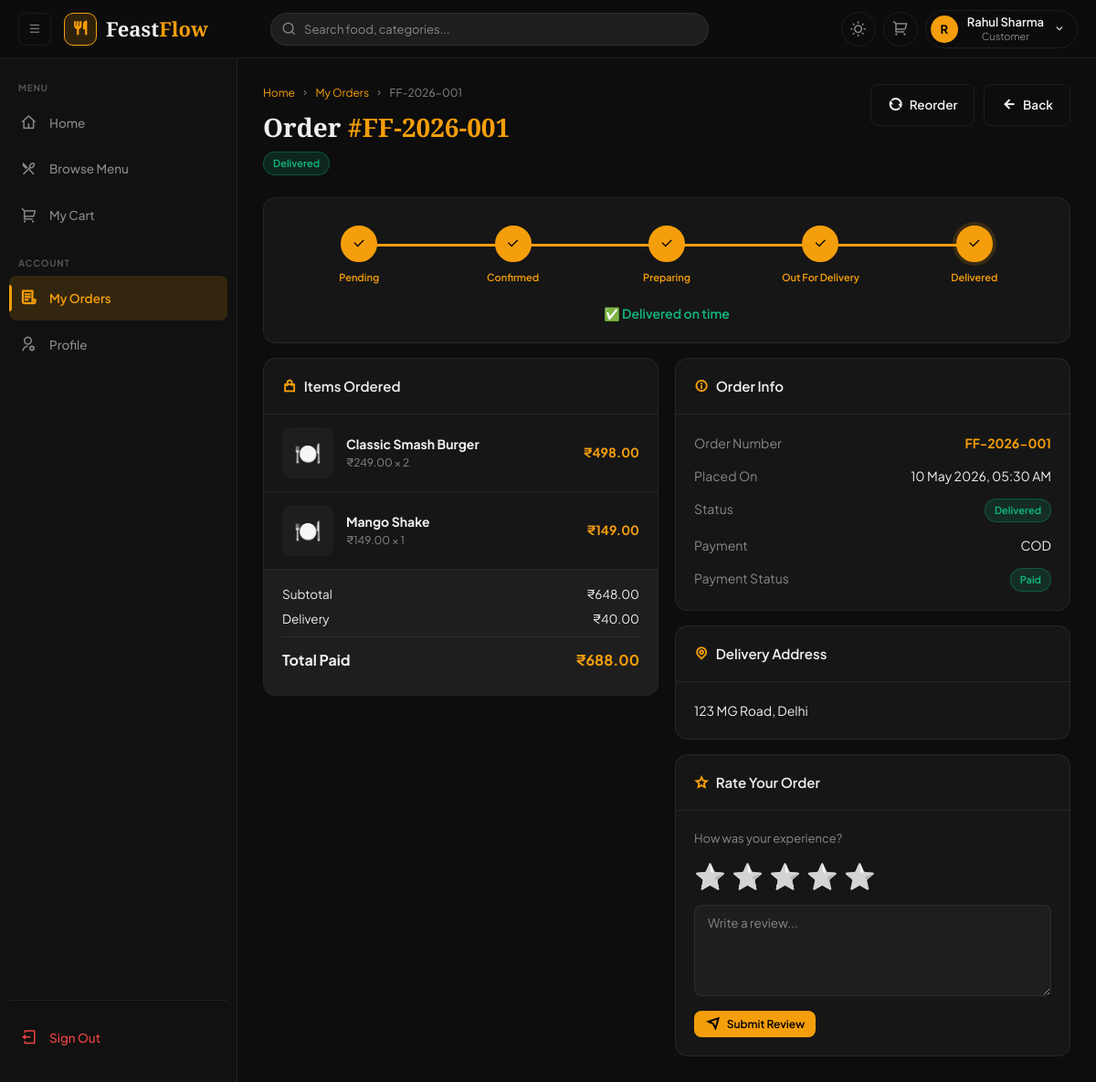
Screenshot of /customer/order-detail.php?id=1 (signed in) with the database file from the repository.
### tables this page shows
CREATE TABLE IF NOT EXISTS `orders` (
    `id`               INT UNSIGNED   NOT NULL AUTO_INCREMENT,
    `user_id`          INT UNSIGNED   NOT NULL,
    `order_number`     VARCHAR(20)    NOT NULL UNIQUE,
    `subtotal`         DECIMAL(10,2)  NOT NULL DEFAULT 0.00,
    `delivery_fee`     DECIMAL(10,2)  NOT NULL DEFAULT 40.00,
    `discount`         DECIMAL(10,2)  NOT NULL DEFAULT 0.00,
    `total`            DECIMAL(10,2)  NOT NULL DEFAULT 0.00,
    `status`           ENUM('pending','confirmed','preparing','out_for_delivery','delivered','cancelled') NOT NULL DEFAULT 'pending',
    `payment_method`   ENUM('cod','upi','card') NOT NULL DEFAULT 'cod',
    `payment_status`   ENUM('pending','paid','refunded') NOT NULL DEFAULT 'pending',
    `delivery_address` TEXT           NOT NULL,
    `notes`            TEXT           NULL,
    `estimated_time`   INT            NULL COMMENT 'Minutes',
    `delivered_at`     TIMESTAMP      NULL,
    `created_at`       TIMESTAMP      NOT NULL DEFAULT CURRENT_TIMESTAMP,
    `updated_at`       TIMESTAMP      NOT NULL DEFAULT CURRENT_TIMESTAMP ON UPDATE CURRENT_TIMESTAMP,
    PRIMARY KEY (`id`),
    INDEX `idx_user`   (`user_id`),
    INDEX `idx_status` (`status`),
    INDEX `idx_order_number` (`order_number`),
    CONSTRAINT `fk_order_user` FOREIGN KEY (`user_id`) REFERENCES `users`(`id`) ON DELETE RESTRICT
);

CREATE TABLE IF NOT EXISTS `order_items` (
    `id`         INT UNSIGNED  NOT NULL AUTO_INCREMENT,
    `order_id`   INT UNSIGNED  NOT NULL,
    `product_id` INT UNSIGNED  NOT NULL,
    `name`       VARCHAR(200)  NOT NULL,
    `price`      DECIMAL(10,2) NOT NULL,
    `quantity`   INT           NOT NULL DEFAULT 1,
    `subtotal`   DECIMAL(10,2) NOT NULL,
    PRIMARY KEY (`id`),
    INDEX `idx_order`   (`order_id`),
    INDEX `idx_product` (`product_id`),
    CONSTRAINT `fk_item_order`   FOREIGN KEY (`order_id`)   REFERENCES `orders`(`id`)   ON DELETE CASCADE,
    CONSTRAINT `fk_item_product` FOREIGN KEY (`product_id`) REFERENCES `products`(`id`) ON DELETE RESTRICT
);

### config/database.php (called while the page is built, shortened)
<?php
function getPDO(): PDO {
    static $pdo = null;
    if ($pdo === null) {
        $dsn = "mysql:host=".DB_HOST.";dbname=".DB_NAME.";charset=".DB_CHARSET;
        $opts = [
            PDO::ATTR_ERRMODE            => PDO::ERRMODE_EXCEPTION,
            PDO::ATTR_DEFAULT_FETCH_MODE => PDO::FETCH_ASSOC,
            PDO::ATTR_EMULATE_PREPARES   => false,
        ];
        try {
            $pdo = new PDO($dsn, DB_USER, DB_PASS, $opts);
        } catch (PDOException $e) {
            error_log("DB Error: " . $e->getMessage());
            die(json_encode(['error' => 'Database connection failed.']));
        }
    }
    return $pdo;
}

### customer/order-detail.php (the view, shortened to what this page needs)
<?php
require_once __DIR__ . '/../includes/auth.php';
require_once __DIR__ . '/../includes/functions.php';
$userId = (int)$_SESSION['user_id'];
$order  = getOrderById((int)($_GET['id']??0), $userId);
$steps = ['pending','confirmed','preparing','out_for_delivery','delivered'];
$currentIdx = array_search($order['status'], $steps);
include __DIR__ . '/../includes/header.php';
?>
<div class="page-header">
  <div>
    <div class="breadcrumb"><a href="<?= APP_URL ?>/customer/dashboard.php">Home</a><i class="ri-arrow-right-s-line"></i><a href="<?= APP_URL ?>/customer/orders.php">My Orders</a><i class="ri-arrow-right-s-line"></i><?= sanitize($order['order_number']) ?></div>
    <h1 class="page-title">Order <span>#<?= sanitize($order['order_number']) ?></span></h1>
    <div style="margin-top:4px"><?= statusBadge($order['status']) ?></div>
  </div>
  <div style="display:flex;gap:10px">
    <a href="?id=<?= $order['id'] ?>&reorder=1" class="btn btn-outline" data-confirm="Add all items to cart?"><i class="ri-refresh-line"></i> Reorder</a>
    <a href="<?= APP_URL ?>/customer/orders.php" class="btn btn-outline"><i class="ri-arrow-left-line"></i> Back</a>
  </div>
</div>
<?php if ($order['status'] !== 'cancelled'): ?>
<div class="card mb-16">
  <div class="card-body">
    <div style="overflow-x:auto">
      <div style="display:flex;align-items:flex-start;min-width:600px;padding:10px 0">
        <?php foreach ($steps as $i => $step): ?>
        <?php $done = $currentIdx !== false && $i <= $currentIdx; $isCurrent = $currentIdx === $i; ?>
        <div style="flex:1;text-align:center;position:relative">
          <?php if ($i < count($steps)-1): ?>
          <div style="position:absolute;top:20px;left:50%;right:-50%;height:3px;background:<?= ($currentIdx!==false&&$i<$currentIdx)?'var(--amber)':'var(--border)' ?>;z-index:0;transition:background 0.3s"></div>
          <?php endif; ?>
          <div style="width:40px;height:40px;border-radius:50%;background:<?= $done?'var(--amber)':'var(--bg-input)' ?>;border:2px solid <?= $done?'var(--amber)':'var(--border)' ?>;display:inline-grid;place-items:center;position:relative;z-index:1;font-size:16px;color:<?= $done?'#000':'var(--text-muted)' ?>;<?= $isCurrent?'box-shadow:0 0 0 4px var(--amber-glow)':'' ?>">
            <?php
            $icons = ['ri-time-line','ri-check-line','ri-fire-line','ri-bike-line','ri-home-4-line'];
            echo $done ? '<i class="ri-check-line"></i>' : '<i class="'.$icons[$i].'"></i>';
            ?>
          </div>
          <div style="font-size:11px;margin-top:8px;color:<?= $done?'var(--amber)':'var(--text-muted)' ?>;font-weight:<?= $done?'600':'400' ?>">
            <?= ucwords(str_replace('_',' ',$step)) ?>
          </div>
        </div>
        <?php endforeach; ?>
      </div>
    </div>
    <?php if (in_array($order['status'],['pending','confirmed','preparing'])): ?>
    <div style="text-align:center;margin-top:10px;font-size:13px;color:var(--text-muted)">
      <i class="ri-timer-line"></i> Estimated delivery: <strong>30–45 minutes</strong>
    </div>
    <?php elseif ($order['status']==='delivered'): ?>
    <div style="text-align:center;margin-top:10px;font-size:14px;color:var(--green);font-weight:600">
      ✅ Delivered on <?= $order['delivered_at'] ? date('d M Y', strtotime($order['delivered_at'])) : 'time' ?>
    </div>
    <?php endif; ?>
  </div>
</div>
<?php endif; ?>
<div class="grid-2" style="gap:18px;align-items:start">
  <div>
    <div class="card mb-16">
      <div class="card-header"><div class="card-title"><i class="ri-shopping-bag-line"></i>Items Ordered</div></div>
      <div class="card-body" style="padding:0">
        <?php foreach ($order['items'] as $item): ?>
        <div style="display:flex;align-items:center;gap:14px;padding:14px 20px;border-bottom:1px solid var(--border)">
          <div style="width:56px;height:56px;border-radius:10px;overflow:hidden;background:var(--bg-input);flex-shrink:0">
            <?php if ($item['image']): ?><img src="<?= APP_URL ?>/assets/uploads/products/<?= sanitize($item['image']) ?>" style="width:100%;height:100%;object-fit:cover">
            <?php else: ?><div style="display:grid;place-items:center;height:100%;font-size:24px">🍽️</div><?php endif; ?>
          </div>
          <div style="flex:1">
            <div class="fw-bold"><?= sanitize($item['name']) ?></div>
            <div class="text-sm text-muted"><?= formatPrice($item['price']) ?> × <?= $item['quantity'] ?></div>
          </div>
          <div class="fw-bold text-amber"><?= formatPrice($item['subtotal']) ?></div>
        </div>
        <?php endforeach; ?>
        <div style="padding:16px 20px;background:var(--bg-input)">
          <div class="summary-row" style="margin-bottom:6px"><span>Subtotal</span><span><?= formatPrice($order['subtotal']) ?></span></div>
          <div class="summary-row" style="margin-bottom:6px"><span>Delivery</span><span><?= $order['delivery_fee']>0?formatPrice($order['delivery_fee']):'<span class="text-success">FREE</span>' ?></span></div>
          <div class="summary-row total" style="margin-top:8px"><span>Total Paid</span><span><?= formatPrice($order['total']) ?></span></div>
        </div>
      </div>
    </div>
  </div>
  <div>
    <div class="card mb-16">
      <div class="card-header"><div class="card-title"><i class="ri-information-line"></i>Order Info</div></div>
      <div class="card-body">
        <div style="display:flex;flex-direction:column;gap:14px">
          <div style="display:flex;justify-content:space-between"><span class="text-muted">Order Number</span><span class="fw-bold text-amber"><?= sanitize($order['order_number']) ?></span></div>
          <div style="display:flex;justify-content:space-between"><span class="text-muted">Placed On</span><span><?= formatDate($order['created_at']) ?></span></div>
          <div style="display:flex;justify-content:space-between"><span class="text-muted">Status</span><span><?= statusBadge($order['status']) ?></span></div>
          <div style="display:flex;justify-content:space-between"><span class="text-muted">Payment</span><span><?= strtoupper($order['payment_method']) ?></span></div>
          <div style="display:flex;justify-content:space-between"><span class="text-muted">Payment Status</span><span><?= statusBadge($order['payment_status']) ?></span></div>
        </div>
      </div>
    </div>
    <div class="card mb-16">
      <div class="card-header"><div class="card-title"><i class="ri-map-pin-line"></i>Delivery Address</div></div>
      <div class="card-body">
        <p style="font-size:14px;line-height:1.6"><?= sanitize($order['delivery_address']) ?></p>
      </div>
    </div>
    <?php if ($order['status'] === 'delivered'): ?>
    <div class="card">
      <div class="card-header"><div class="card-title"><i class="ri-star-line"></i>Rate Your Order</div></div>
      <div class="card-body">
        <div style="font-size:13px;color:var(--text-muted);margin-bottom:12px">How was your experience?</div>
        <div style="display:flex;gap:6px;margin-bottom:14px" id="stars">
          <?php for ($i=1;$i<=5;$i++): ?>
          <button onclick="setRating(<?= $i ?>)" style="background:none;border:none;font-size:28px;cursor:pointer;filter:grayscale(1);transition:filter 0.2s" class="star-btn" data-r="<?= $i ?>">⭐</button>
          <?php endfor; ?>
        </div>
        <textarea class="form-control" id="reviewText" rows="2" placeholder="Write a review..."></textarea>
        <button class="btn btn-primary btn-sm" style="margin-top:10px" onclick="submitReview()"><i class="ri-send-plane-line"></i> Submit Review</button>
      </div>
    </div>
    <?php endif; ?>
  </div>
</div>
<?php include __DIR__ . '/../includes/footer.php'; ?>

### includes/functions.php (shortened to what this page needs)
<?php
function getOrderById(int $id, ?int $userId = null): ?array {
    $sql = "SELECT o.*, u.name AS customer_name, u.email AS customer_email, u.phone AS customer_phone FROM orders o JOIN users u ON o.user_id = u.id WHERE o.id=?";
    $params = [$id];
    if ($userId) { $sql .= " AND o.user_id=?"; $params[] = $userId; }
    $stmt = getPDO()->prepare($sql);
    $stmt->execute($params);
    $order = $stmt->fetch();
    $stmt2 = getPDO()->prepare("SELECT oi.*, p.image FROM order_items oi LEFT JOIN products p ON oi.product_id = p.id WHERE oi.order_id=?");
    $stmt2->execute([$id]);
    $order['items'] = $stmt2->fetchAll();
    return $order;
}
function formatPrice(float $price): string {
    return '₹' . number_format($price, 2);
}
function formatDate(string $date): string {
    return date('d M Y, h:i A', strtotime($date));
}
function sanitize(string $str): string {
    return htmlspecialchars(trim($str), ENT_QUOTES, 'UTF-8');
}
function statusBadge(string $status): string {
    $map = [
        'pending'          => ['class' => 'badge-warning',  'label' => 'Pending'],
        'confirmed'        => ['class' => 'badge-info',     'label' => 'Confirmed'],
        'preparing'        => ['class' => 'badge-primary',  'label' => 'Preparing'],
        'out_for_delivery' => ['class' => 'badge-purple',   'label' => 'Out for Delivery'],
        'delivered'        => ['class' => 'badge-success',  'label' => 'Delivered'],
        'cancelled'        => ['class' => 'badge-danger',   'label' => 'Cancelled'],
        'active'           => ['class' => 'badge-success',  'label' => 'Active'],
        'inactive'         => ['class' => 'badge-secondary','label' => 'Inactive'],
        'paid'             => ['class' => 'badge-success',  'label' => 'Paid'],
        'banned'           => ['class' => 'badge-danger',   'label' => 'Banned'],
    ];
    $b = $map[$status] ?? ['class' => 'badge-secondary', 'label' => ucfirst($status)];
    return "<span class=\"badge {$b['class']}\">{$b['label']}</span>";
}

### assets/css/style.css (style rules this page uses)
:root { --amber: #f59e0b; --amber-light: #fbbf24; --amber-dark: #d97706; --amber-glow: rgba(245, 158, 11, 0.15); --red: #ef4444; --green: #10b981; --blue: #3b82f6; --purple: #8b5cf6; --font-display: 'Playfair Display', Georgia, serif; --font-body: 'Plus Jakarta Sans', sans-serif; --transition: 0.2s ease; --transition-slow: 0.35s cubic-bezier(.4,0,.2,1); --shadow-sm: 0 1px 3px rgba(0,0,0,0.12); --shadow-md: 0 4px 16px rgba(0,0,0,0.18); --shadow-lg: 0 8px 32px rgba(0,0,0,0.24); --shadow-glow: 0 0 20px rgba(245,158,11,0.25); --sidebar-w: 260px; --topbar-h: 64px; --radius: 14px; --radius-sm: 8px; }
[data-theme="dark"] { --bg: #0d0d0d; --bg-card: #161616; --bg-input: #1e1e1e; --bg-hover: #1a1a1a; --bg-sidebar: #111111; --border: rgba(255,255,255,0.07); --border-focus: var(--amber); --text: #f0f0f0; --text-muted: #888888; --text-light: #555555; --topbar-bg: rgba(13,13,13,0.95); --overlay: rgba(0,0,0,0.6); }
*, *::before, *::after { box-sizing: border-box; margin: 0; padding: 0; }
html { scroll-behavior: smooth; }
body { font-family: var(--font-body); background: var(--bg); color: var(--text); font-size: 14px; line-height: 1.6; min-height: 100vh; transition: background var(--transition-slow), color var(--transition-slow); }
a { text-decoration: none; color: inherit; }
button { cursor: pointer; font-family: var(--font-body); }
input, select, textarea { font-family: var(--font-body); }
.page-header { margin-bottom: 24px; display: flex; align-items: flex-start; justify-content: space-between; flex-wrap: wrap; gap: 12px; }
.page-title { font-family: var(--font-display); font-size: 28px; font-weight: 700; }
.page-title span { color: var(--amber); }
.breadcrumb { display: flex; align-items: center; gap: 6px; font-size: 12px; color: var(--text-muted); margin-bottom: 6px; }
.breadcrumb a { color: var(--amber); }
.breadcrumb i { font-size: 10px; }
.card { background: var(--bg-card); border: 1px solid var(--border); border-radius: var(--radius); overflow: hidden; transition: background var(--transition-slow), border-color var(--transition); }
.card-header { padding: 18px 20px; border-bottom: 1px solid var(--border); display: flex; align-items: center; justify-content: space-between; gap: 12px; }
.card-title { font-size: 15px; font-weight: 600; display: flex; align-items: center; gap: 8px; }
.card-title i { color: var(--amber); }
.card-body { padding: 20px; }
.badge { display: inline-flex; align-items: center; gap: 4px; padding: 3px 10px; border-radius: 50px; font-size: 11px; font-weight: 600; white-space: nowrap; }
.badge-success { background: rgba(16,185,129,0.15); color: var(--green); border: 1px solid rgba(16,185,129,0.3); }
.btn { display: inline-flex; align-items: center; gap: 7px; padding: 9px 18px; border-radius: var(--radius-sm); font-size: 13.5px; font-weight: 600; border: none; cursor: pointer; transition: all var(--transition); white-space: nowrap; text-decoration: none; }
.btn i { font-size: 16px; }
.btn-primary { background: var(--amber); color: #000; }
.btn-outline { background: none; border: 1px solid var(--border); color: var(--text); }
.btn-sm { padding: 6px 12px; font-size: 12px; }
.form-control { width: 100%; padding: 10px 14px; background: var(--bg-input); border: 1px solid var(--border); border-radius: var(--radius-sm); color: var(--text); font-size: 13.5px; transition: all var(--transition); }
.form-control::placeholder { color: var(--text-muted); }
textarea.form-control { resize: vertical; min-height: 100px; }
.summary-row { display: flex; justify-content: space-between; font-size: 13.5px; margin-bottom: 10px; }
.summary-row.total { font-size: 16px; font-weight: 700; padding-top: 12px; border-top: 1px solid var(--border); margin-top: 4px; }
.summary-row.total span:last-child { color: var(--amber); }
.text-amber { color: var(--amber); }
.text-muted { color: var(--text-muted); }
.text-sm { font-size: 12px; }
.fw-bold { font-weight: 700; }
.mb-16 { margin-bottom: 16px; }
.grid-2 { display: grid; grid-template-columns: 1fr 1fr; gap: 16px; }

### rows the page displays
orders: order_number "FF-2026-001", status "Delivered Delivered Paid", subtotal "₹648.00", delivery_fee "₹40.00", total "₹688.00", created_at "10 May 2026, 05:30 AM", payment_method "COD", delivery_address "123 MG Road, Delhi"
order_items: name "Classic Smash Burger", price "₹249.00", quantity "2", subtotal "₹498.00"
order_items: name "Mango Shake", price "₹149.00", quantity "1", subtotal "₹149.00"

### other values shown
substr($_SESSION['user_name'] ?? 'U', 0, 1) "R"
$_SESSION['user_name'] "Rahul Sharma"
$_SESSION['user_role'] "Customer"
str_replace('_',' ',$step) "Pending"
str_replace('_',' ',$step) "Confirmed"
str_replace('_',' ',$step) "Preparing"
str_replace('_',' ',$step) "Out For Delivery"
str_replace('_',' ',$step) "Delivered"
